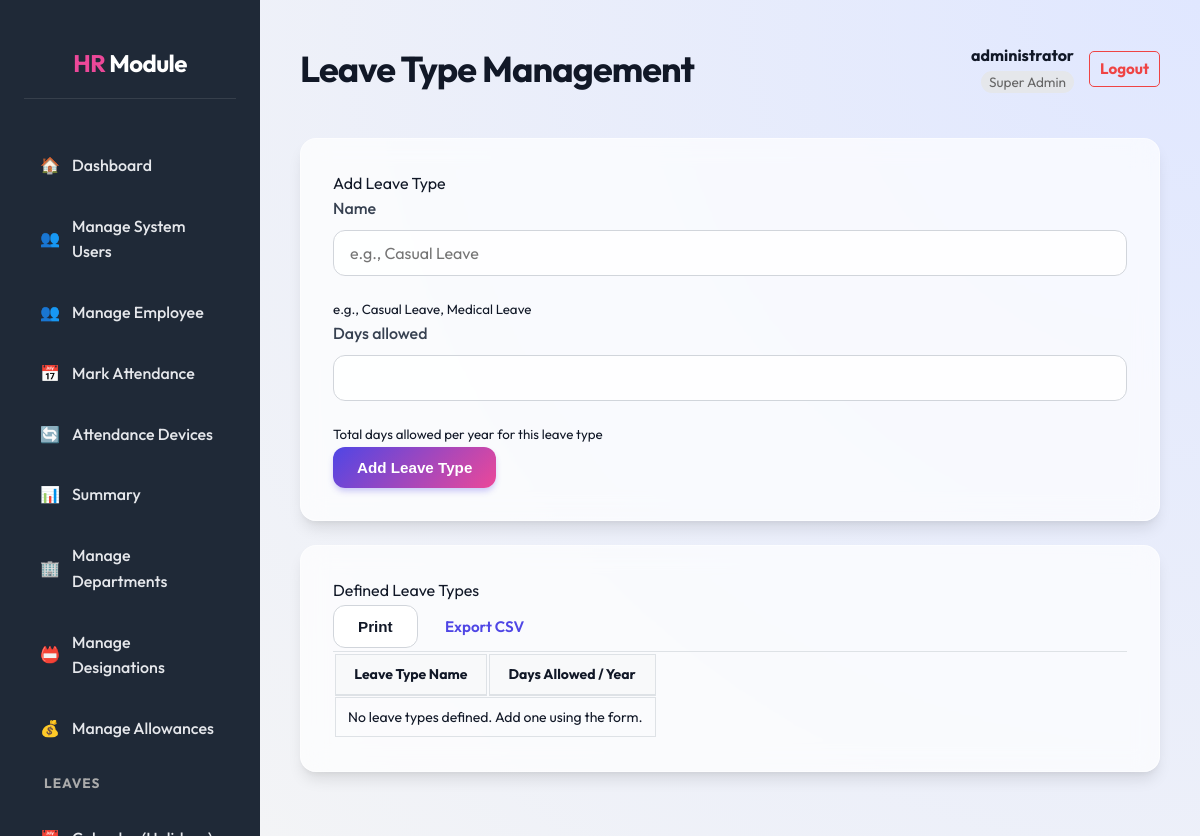
Page /leaves/list/ (signed in) on the earlier database version.
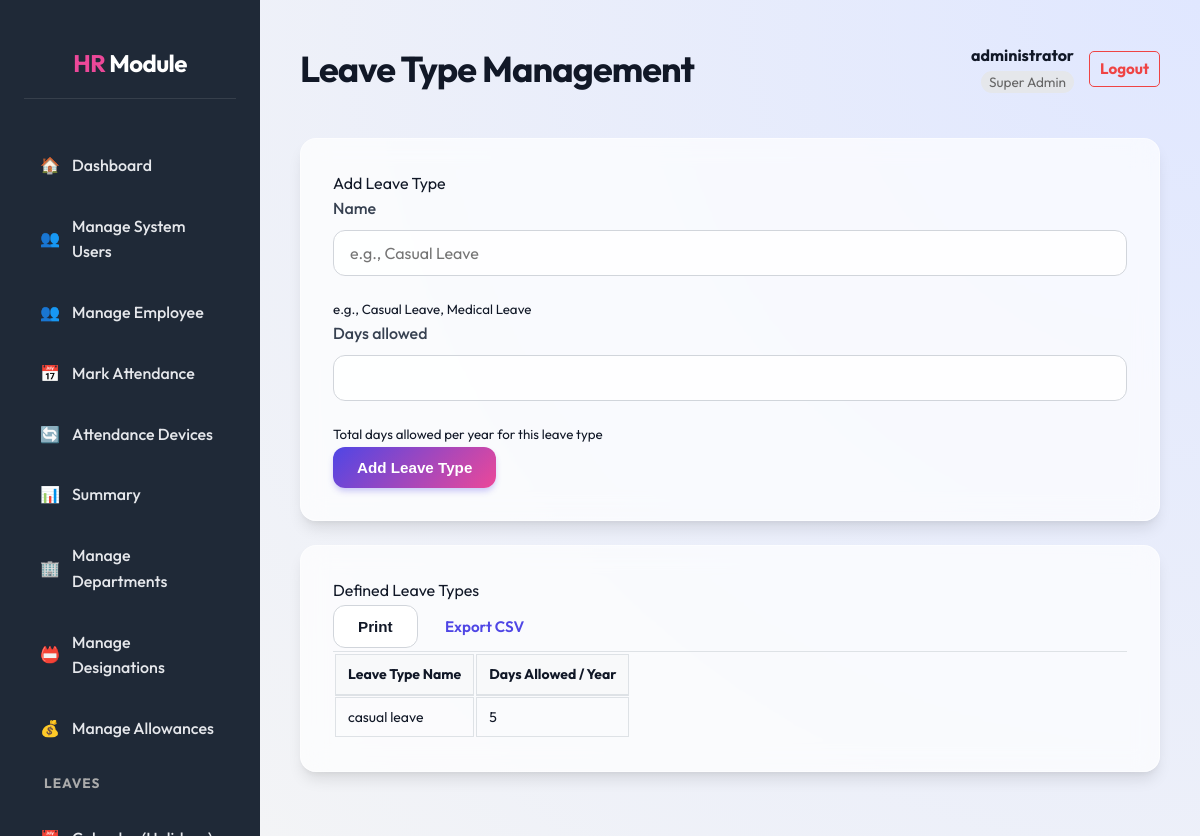
Same page on the later database version.
### core/models.py (models this page shows, shortened)
class LeaveType(models.Model):
    name = models.CharField(max_length=100, unique=True, help_text="e.g., Casual Leave, Medical Leave")
    days_allowed = models.PositiveIntegerField(help_text="Total days allowed per year for this leave type")

### core/views.py (the view)
# urls.py: path('leaves/list/', views.leave_list, name='leave_list'),
@hr_required
def leave_list(request):
    leave_types = LeaveType.objects.all().order_by('name')
    if request.method == 'POST':
        form = LeaveTypeForm(request.POST)
        if form.is_valid():
            form.save()
            messages.success(request, "Leave Type added successfully")
            return redirect('leave_list')
    else:
        form = LeaveTypeForm()
    context = {
        'leave_types': leave_types,
        'form': form,
    }
    return render(request, 'core/leave_list.html', context)

### core/forms.py
class LeaveTypeForm(forms.ModelForm):
    class Meta:
        model = LeaveType
        fields = ['name', 'days_allowed']
        widgets = {
             'name': forms.TextInput(attrs={'placeholder': 'e.g., Casual Leave'}),
             'days_allowed': forms.NumberInput(attrs={'min': 0}),
        }

### core/templates/core/leave_list.html (shortened to what this page needs)
{% extends 'core/dashboard_base.html' %}
{% block page_title %}Leave Type Management{% endblock %}
{% block dashboard_content %}
<div class="row">
    <div class="col-md-4">
        <div class="card">
            <div class="card-header bg-primary text-white">Add Leave Type</div>
            <div class="card-body">
                <form method="post">
                    {% for field in form %}
                    <div class="form-group mb-3">
                        <label>{{ field.label }}</label>
                        {{ field }}
                        {% if field.help_text %}
                        <small class="form-text text-muted">{{ field.help_text }}</small>
                        {% endif %}
                    </div>
                    {% endfor %}
                    <button type="submit" class="btn btn-primary btn-block w-100">Add Leave Type</button>
                </form>
            </div>
        </div>
    </div>
    <div class="col-md-8">
        <div class="card">
            <div class="card-header d-flex justify-content-between align-items-center">
                <span>Defined Leave Types</span>
                <div>
                    <button type="button" class="btn btn-secondary btn-sm mr-2" onclick="window.print()">Print</button>
                    <a href="{% url 'export_leaves_csv' %}" class="btn btn-success btn-sm">Export CSV</a>
                </div>
            </div>
            <div class="card-body p-0">
                <div class="spreadsheet-container">
                    <table class="table table-bordered table-hover spreadsheet-table">
                        <thead>
                            <tr>
                                <th>Leave Type Name</th>
                                <th>Days Allowed / Year</th>
                            </tr>
                        </thead>
                        <tbody>
                            {% for type in leave_types %}
                            <tr>
                                <td>{{ type.name }}</td>
                                <td>{{ type.days_allowed }}</td>
                            </tr>
                            {% empty %}
                            <tr>
                                <td colspan="2" class="text-center p-3">No leave types defined. Add one using the form.
                                </td>
                            </tr>
                            {% endfor %}
                        </tbody>
                    </table>
                </div>
            </div>
        </div>
    </div>
</div>
{% endblock %}

Differences in the rows shown:
added LeaveType: name "casual leave", days_allowed "5"
Other differences:
text no longer shown: "No leave types defined. Add one using the form."
